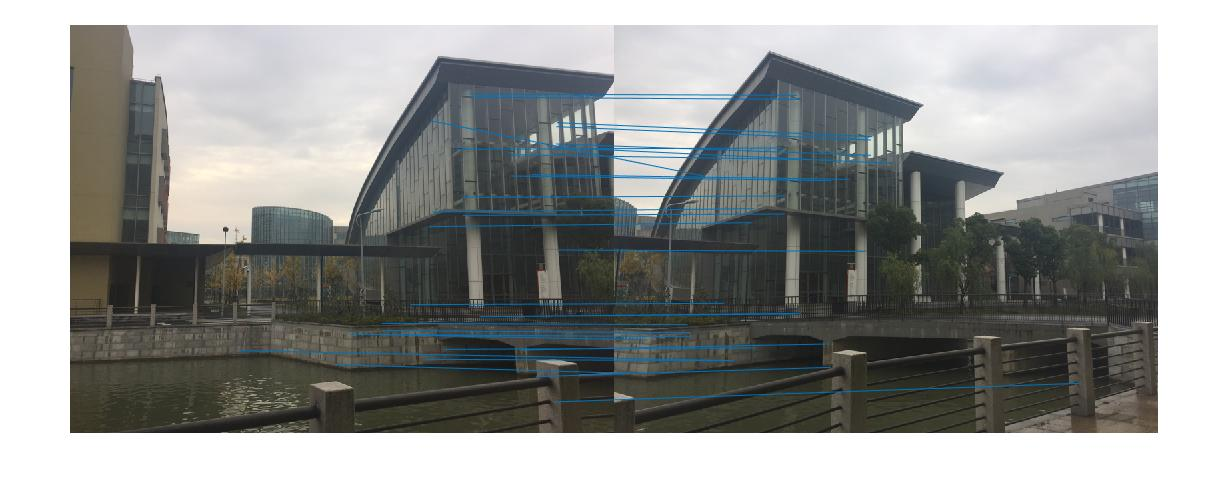
%> input picture res/1-3.jpg, 1228 x 484 px
$ octave --eval "result = blobdetect(imread('../res/1-3.jpg'));"   (GNU Octave 9; MATLAB toolbox functions it lacks are replaced by stand-ins)
%> lines starting %> are read from the running program, lines starting %| are printed output that depends on the picture
### src/DoG.m
function [pyr,imp]=DoG(img)
    img1 = img;
    S=3;
    sigma=1.6;
    sig_diff = sqrt( sigma * sigma - 0.5*0.5 * 4 );
    levels = floor(min(log(size(img)))/log(2)-2);
    %init image
    img1=imresize(img1,2,'bicubic');

%     f=fspecial('gaussian',[7,7],sig_diff);
%     img1=imfilter(img1,f,'replicate','same');
%
    img1=mygaussian(img1,sig_diff);
    k=2^(1/S);
    sig(1)=sigma;
    sig(2)=sigma*sqrt(k*k-1);
    for i=3:S+3
        sig(i)=sig(i-1)*k;
    end
    for o=1:levels
        for i=1:6
            if o==1 && i==1
                imp{o}{i}=img1;
            else
                if i==1
%                     imp{o}{i}=imresize(imp{o-1}{4},0.5,'nearest');
                    [h,w]=size(imp{o-1}{4});
                    imp{o}{i}=imp{o-1}{4}(1:2:h,1:2:w);
%                     figure
%                     imshow(uint8(imp{o}{i}));
                else
%                     f=fspecial('gaussian',[7,7],sig(i));
%                     imp{o}{i}=imfilter(imp{o}{i-1},f,'replicate','same');
                    imp{o}{i}=mygaussian(imp{o}{i-1},sig(i));
                end
            end
        end
    end
    for o=1:levels
        for i=1:5
            pyr{o}{i}=imp{o}{i+1}-imp{o}{i};
        end
    end
% [10 lines of commented-out code are left out]
end

### src/mygaussian.m
function [ out_img ] = mygaussian( input_img, sigma )
% Function: Gaussian smooth for an image
k = 3;
hsize = round(2*k*sigma+1);
if mod(hsize,2) == 0
    hsize = hsize+1;
end
g = fspecial('gaussian',hsize,sigma);
out_img = conv2(input_img,g,'same');
end

### src/detect_featrues.m
function featrues=detect_featrues(pyr,imp)

    for o=1:6
        for i=2:4
            count=1;
            plist=[];
            [h,w]=size(pyr{o}{i});
            rmax=imregionalmax(pyr{o}{i});
            [maxr,maxc]=find(rmax==1);
            rmin=imregionalmin(pyr{o}{i});
            [minr,minc]=find(rmin==1);
            for j=1:length(maxr)
                row=maxr(j);
                col=maxc(j);
                if row==1 ||row==h ||col==1 ||col==w
                    continue
                end
                value=pyr{o}{i}(row,col);
                neigh1=pyr{o}{i-1}(row-1:row+1,col-1:col+1);
                neigh2=pyr{o}{i+1}(row-1:row+1,col-1:col+1);
                if all(neigh1(:)<value) && all(neigh2(:)<value)
                    plist(count,1)=row;
                    plist(count,2)=col;
                    count=count+1;
                end
            end
            for j=1:length(minr)
                row=minr(j);
                col=minc(j);
                if row==1 ||row==h ||col==1 ||col==w
                    continue
                end
                value=pyr{o}{i}(row,col);
                neigh1=pyr{o}{i-1}(row-1:row+1,col-1:col+1);
                neigh2=pyr{o}{i+1}(row-1:row+1,col-1:col+1);
                if all(neigh1(:)>value) && all(neigh2(:)>value)
                    plist(count,1)=row;
                    plist(count,2)=col;
                    count=count+1;
                end
            end
            featrues{o}{i-1}=plist;
% [7 lines of commented-out code are left out]
        end
    end
end

### src/blobdetect.m
%blobdetect to find featrues and maxima is the matrix which every col is a
%featrue


% function maxima = blobdetect(img)
%
% end
function featlist=blobdetect(img)
%     img = imread('1.jpg');
    img=imresize(img,[612,816]);
    n=1;
    img=double(rgb2gray(img));
    [pyr,imp]=DoG(img);
    feat=detect_featrues(pyr,imp);
    for o=1:length(feat)
        for i=1:3
            if isempty(feat{o}{i})
                continue
            else
                [num,~]=size(feat{o}{i});
                for k=1:num
                    row=feat{o}{i}(k,1);
                    col=feat{o}{i}(k,2);
                    [newc,newr,pos,t]=accarute(pyr,o,i+1,row,col);
                    if t~=0
                        m=isedge(pyr,o,pos(3),pos(1),pos(2));
    %                     m=0;
                        if m==0
                            fdata=[pos,newc,newr,o];
                            tfeat{n}=fdata;
                            n=n+1;
                        end
                    end
                end
            end
        end
    end

    new=cal_scale(tfeat);
    tfeat=cal_oris(new,imp);
    n=1;
    for i=1:length(tfeat)
        pt=tfeat{i};
        if length(pt)<10
            continue
        end
        featlist{n}{1}=[pt(5),pt(6)];
        hist=descr_hist(imp{pt(7)}{pt(3)},pt(1),pt(2),10*(pt(10)-1),pt(9),4);
        sift_descr=normalize_hist(hist);
        featlist{n}{2}=sift_descr;
        n=n+1;
    end
    figure
    imshow(uint8(img))
    hold on
    for i=1:length(featlist)
        x=featlist{i}{1}(1);
        y=featlist{i}{1}(2);
        plot(x,y,'r+')
    end

end
% [364 lines of commented-out code are left out]
%> in blobdetect, `img=imresize(img,[612,816]);`:
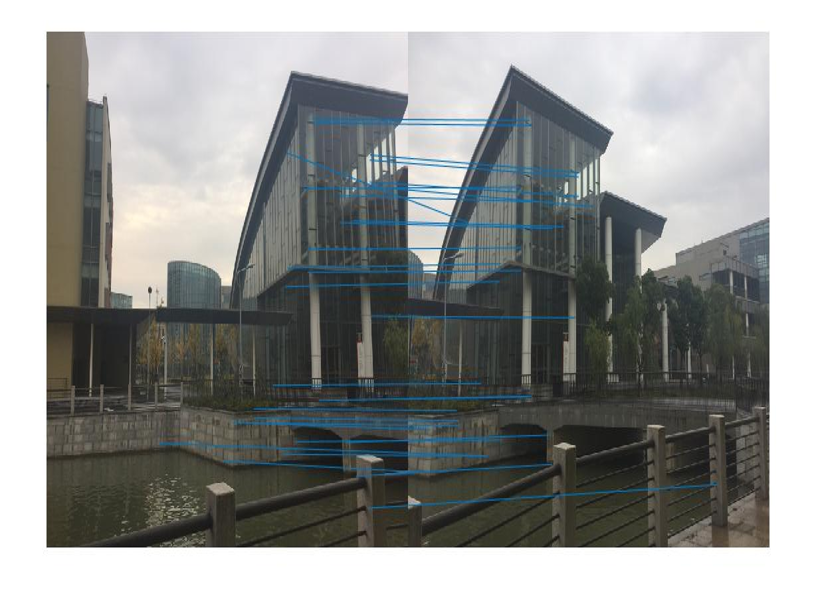
%> img: size 612x816x3 uint8; mean R, G, B 147.4, 149.2, 147.6
%> in blobdetect, `img=double(rgb2gray(img));`:
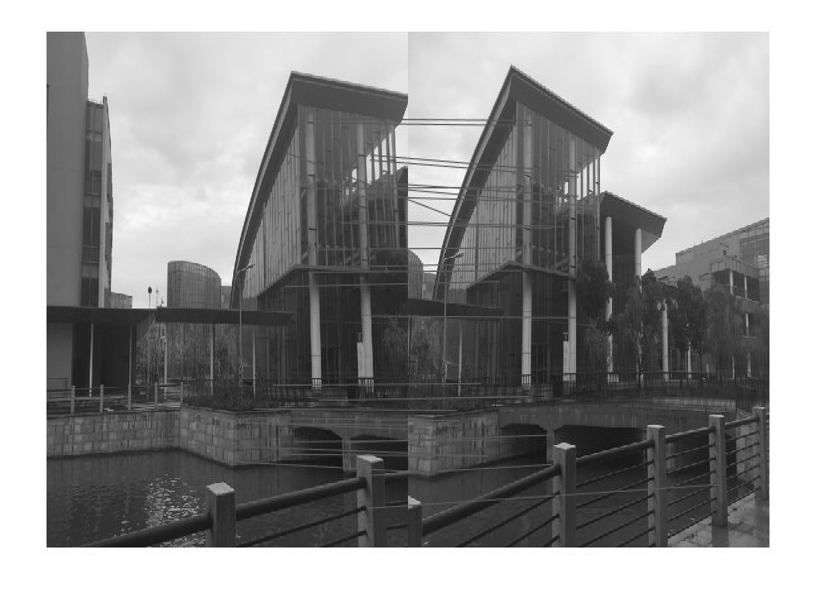
%> img: size 612x816 double; min 10, max 255, mean 148.5
%> after the loop in DoG, `for o=1:levels`: h = 39; imp = 7 items; w = 51
%> after the loop in DoG, `for o=1:levels`: pyr = 7 items
%> after the loop in detect_featrues, `for o=1:6`: featrues = 6 items; plist = [4 29]
%> in blobdetect, `feat=detect_featrues(pyr,imp);`: feat = 6 items
%> (the run ends here)
